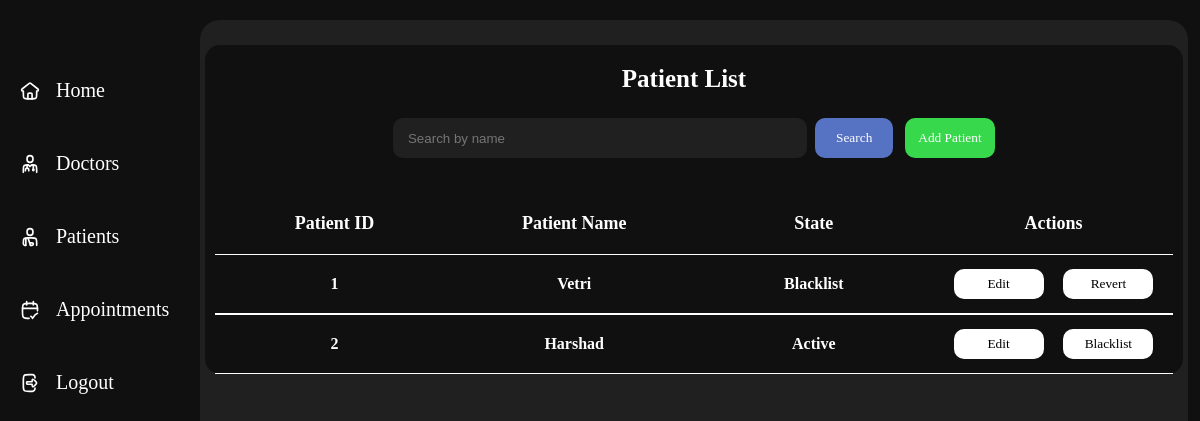
/patient_list, run on the app's committed database.
### tables this page shows
CREATE TABLE PATIENTS(
                PATIENT_ID INTEGER PRIMARY KEY,
                PATIENT_NAME TEXT,
                AGE INTEGER,
                GENDER TEXT,
                ADDRESS TEXT,
                CONTACT TEXT,
                BLOOD_GRP TEXT,
                ALLERGIES TEXT,
                STATE TEXT,
                FOREIGN KEY (PATIENT_ID) REFERENCES USERS (USER_ID) ON DELETE CASCADE);

### app.py (the view)
@app.route('/patient_list')
def patient_list():
    name = request.args.get('name', '').strip()
    con=sqlite3.connect(database)
    cur=con.cursor()
    if name:
        cur.execute("SELECT PATIENT_ID,PATIENT_NAME, STATE FROM PATIENTS WHERE PATIENT_NAME LIKE ?", ('%'+name+'%',))
    else:
        cur.execute("SELECT PATIENT_ID,PATIENT_NAME, STATE FROM PATIENTS")
    patienttab = cur.fetchall()
    con.close()
    return render_template("admin/patient.html",patienttab=patienttab, search=name)

### Templates/admin/patient.html (shortened to what this page needs)
<!DOCTYPE html>
<html lang="en">
<head>
    <link rel="stylesheet" href="{{ url_for('static', filename='css/admindash.css') }}">
</head>
<body>
    <section class="main">
        <div class="navbar" style="padding-top: 250px;">
            <div class="icon">
                <img src="{{ url_for('static',filename='icons/home.svg')}}" alt="">
                <a href="/admin_dashboard">Home</a>
            </div>
            <div class="icon">
                <img src="{{ url_for('static',filename='icons/doc.svg')}}" alt="">
                <a href="/doctor_list">Doctors</a>
            </div>
            <div class="icon">
                <img src="{{ url_for('static',filename='icons/patient.svg')}}" alt="">
                <a href="/patient_list">Patients</a>
            </div>
            <div class="icon">
                <img src="{{ url_for('static',filename='icons/app.svg')}}" alt="">
                <a href="/appointment_list">Appointments</a>
            </div>
            <div class="icon">
                <img src="{{ url_for('static',filename='icons/logout.svg')}}" alt="">
                <a href="/">Logout</a>
            </div>
        </div>
        <div class="view" style="height: 96vh;">
            <div class="appointments">
                <h1 id="hmm">Patient List</h1>
                <div style="display:flex; gap:12px; align-items:center;">
                    <form class="searchbar" method="get" action="{{ url_for('patient_list') }}" style="display:flex; gap:8px; align-items:center;">
                        <input type="search" name="name" placeholder="Search by name" value="{{ search|default('') }}"/>
                        <button type="submit" style="padding:6px 10px;">Search</button>
                    </form>
                    <a href="{{ url_for('add_patient') }}" style="text-decoration:none;">
                        <button class="add" type="button">Add Patient</button>
                    </a>
                </div>
                <div class="titlee">
                    <div class="app">
                        <h1>Patient ID</h1>
                    </div>
                    <div class="patient">
                        <h1>Patient Name</h1>
                    </div>
                    <div class="patient">
                        <h1>State</h1>
                    </div>
                    <div class="doc">
                        <h1>Actions</h1>
                    </div>
                </div>
                {% for i in patienttab%}
                <div class="title">
                    <div class="app">
                        <h1>{{i[0]}}</h1>
                    </div>
                    <div class="patient">
                        <h1>{{i[1]}}</h1>
                    </div>
                    <div class="patient">
                        <h1>{{i[2]}}</h1>
                    </div>
                    <div class="stat" style="display: flex; justify-content: space-evenly; align-items: center; ">
                        <a href="{{ url_for('editpat', patient_id=i[0]) }}" style="text-decoration:none;">
                            <button style="background-color: rgb(255, 255, 255);">Edit</button>
                        </a>
                        {% if i[2] == 'Blacklist' %}
                                <form action="{{url_for('unbanpat',patient_id=i[0])}}" method="post">
                                    <button type="submit" style="background-color: rgb(255, 255, 255);">Revert</button>
                                </form>
                        {% else %}
                                <form action="{{url_for('blacklistpat',patient_id=i[0])}}" method="post">
                                    <button type="submit" style="background-color: rgb(255, 255, 255);">Blacklist</button>
                                </form>
                        {% endif %}
                    </div>
                </div>
                {% endfor %}
            </div>
        </div>
    </section>
</body>
</html>

### Static/css/admindash.css (style rules this page uses)
* { margin: 0; padding: 0; }
.main { width: 100%; min-height: 100vh; background-color: #101010; display: flex; align-items: center; }
.navbar { width: 200px; height: 125vh; background-color: #101010; position: fixed; }
.navbar h1, a { color: white; font-family: 'sfpror'; font-size: 20px; text-decoration: none; }
.icon { display: flex; align-items: center; margin-top: 40px; gap: 1em; padding-left: 20px; padding-top: 10px; }
.icon img { width: 20px; }
.view { width: calc(99% - 200px); margin-top: 20px; margin-bottom: 20px; background-color: #202021; border-radius: 20px; margin-left: 200px; overflow-y: scroll; overflow-x: hidden; scrollbar-width: none; display: flex; align-items: center; flex-direction: column; }
.appointments { width: 99%; min-height: 300px; background-color: #f55a00; background-color: #101010; margin-top: 25px; border-radius: 15px; margin-bottom: 5px; display: flex; flex-direction: column; justify-content: center; align-items: center; }
.appointments h1 { color: white; font-family: 'sfprob'; font-size: 25px; }
#hmm { color: white; font-family: 'sfprob'; font-size: 25px; padding-right: 20px; padding-top: 20px; }
.titlee { width: 98%; display: flex; justify-content: space-between; padding-bottom: 20px; }
.titlee > div { flex: 1; text-align: center; }
.titlee h1 { font-family: 'sfpror'; font-size: 18px; color:white; padding-top: 30px; }
.title { width: 98%; display: flex; justify-content: space-between; border-top: 1px solid white; border-bottom: 1px solid white; cursor: pointer; }
.title > div { flex: 1; text-align: center; }
.title h1 { font-family: 'sfpror'; font-size: 16px; color:white; padding-top: 20px; padding-bottom: 20px; }
button { width: 90px; height: 30px; cursor: pointer; border-radius: 10px; border: none; font-family: 'sfpror'; }
.searchbar { height: 50px; width: 500px; margin-top: 20px; margin-bottom: 20px; display: flex; align-items: center; justify-content: space-evenly; }
.searchbar input { width: 500px; height: 40px; background-color: #202021; border-radius: 10px; border: none; padding-left: 15px; color: white; }
.searchbar button { background-color: #5672c2; height: 40px; color: white; }
.add { background-color: #37d84c; height: 40px; color: white; }

### data on the page
PATIENTS: PATIENT_ID "1", PATIENT_NAME "Vetri", STATE "Blacklist"
PATIENTS: PATIENT_ID "2", PATIENT_NAME "Harshad", STATE "Active"
